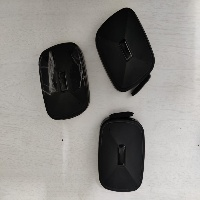
#> input picture images/devices_small.jpg, 200 x 200 px
$ jupyter execute 6_edge_detection.ipynb   (shell and % lines are left out)   (older library calls are emulated)
#> lines starting #> are read from the running program, lines starting #| are printed output that depends on the picture; after the words box and inside, x2 and y2 are one past the last pixel; in counts of white or black regions, pixels touching at a corner belong together
**Edge Detection with OpenCV**

Here we will cover the following topics related to edge detection with OpenCV

1. Laplacian edge detection
2. Sobel edge detection
3. Canny edge detection
4. Contour identification
5. Bounding box creation

Edge detection is needed to detect objects in a picture. An edge is mathematically defined as a distinct change in pixel value.

Note the edge can be identified by derivatives

The first derivative or slope will have the highest value at the point of the edge. Sobel Filters use this concept to identify edges.

The second derivative will be 0 at the edge. Laplacian uses the second derivative to identify the edge.

[cell 1]
import numpy as np
import cv2 as cv2


import matplotlib as mpl
import matplotlib.pyplot as plt
mpl.rc('axes', labelsize=14)
mpl.rc('xtick', labelsize=12)
mpl.rc('ytick', labelsize=12)

#Routine to fix
def fixColor(image):
    return(cv2.cvtColor(image, cv2.COLOR_BGR2RGB))

[cell 2]
image = cv2.imread("images/devices_small.jpg")
#> image is the input picture: shape (200, 200, 3); mean B, G, R 137, 140.6, 142.9
image = cv2.cvtColor(image, cv2.COLOR_BGR2GRAY)
#> image: shape (200, 200)

plt.imshow(fixColor(image))

### Laplacian

The Laplacian involves calculating the double derivative of pixel values. In an ideal scenario the edge the first derivative is highest and the second derivative is 0. This is the fundamental idea behind Laplacian edge detection.

The laplacian use a 64 bit float representation as opposed to an 8-bit representation used for images before. This is because edges definations can be +ve (black-white) and -ve (white-black). 8-bit representation is no longer sufficient.

[cell 3]
lap = cv2.Laplacian(image, cv2.CV_64F)
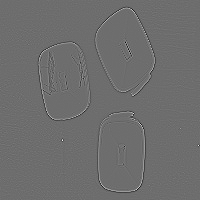
#> lap: shape (200, 200) float64; min -401, max 529, mean 0; drawn with min black and max white
lap = np.uint8(np.absolute(lap))
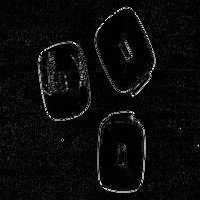
#> lap: shape (200, 200); min 0, max 255, mean 11.7
plt.imshow(fixColor(lap))

### Sobel

Sobel filters involve a matrix convolution that gives the approximate derivative and therefore gradient. These filters are applied both horizontally and vertically.

[cell 4]
sobelX = cv2.Sobel(image, cv2.CV_64F, 1, 0)
sobelY = cv2.Sobel(image, cv2.CV_64F, 0, 1)
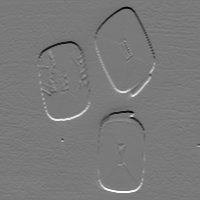
#> sobelY: shape (200, 200) float64; min -654, max 717, mean 1.7; drawn with min black and max white
sobelX = np.uint8(np.absolute(sobelX))
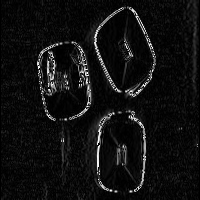
#> sobelX: shape (200, 200); min 0, max 255, mean 16.7
sobelY = np.uint8(np.absolute(sobelY))
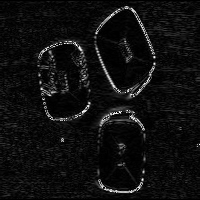
#> sobelY: shape (200, 200); min 0, max 255, mean 15.5
sobelCombined = cv2.bitwise_or(sobelX, sobelY)
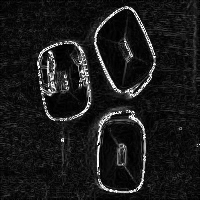
#> sobelCombined: shape (200, 200); min 0, max 255, mean 26.3
titles = ['Original Image', 'Combined',
            'Sobel X', 'Sobel Y']
images = [image, sobelCombined, sobelX, sobelY]
for i in range(4):
    plt.subplot(2,2,i+1),plt.imshow(images[i],'gray')
    plt.title(titles[i])
    plt.xticks([]),plt.yticks([])
plt.show()

[cell 5]
plt.imshow(fixColor(sobelCombined))

### Canny Edge Detector

The Canny edge detector is a multi-step process. It involves blurring the image to remove noise, computing Sobel
gradient images in the x and y direction, suppressing edges, and finally a hysteresis thresholding stage that
determines if a pixel is “edge-like” or not.

1. Gaussian blur to remove noise
2. Compute the Sobel gradients along the x (G<sub>x</sub>) and y (G<sub>y</sub>) directions. The final gradient and angle are calculated by the formulae below

3. After getting gradient magnitude and direction, a full scan of image is done to remove any unwanted pixels which may not constitute the edge. For this, at every pixel, pixel is checked if it is a local maximum in its neighborhood in the direction of gradient.
4. This stage decides which are all edges are really edges and which are not. For this, we need two threshold values, minVal and maxVal. Any edges with intensity gradient more than maxVal are sure to be edges and those below minVal are sure to be non-edges, so discarded. Those who lie between these two thresholds are classified edges or non-edges based on their connectivity. If they are connected to "sure-edge" pixels, they are considered to be part of edges. Otherwise, they are also discarded. See the image below:

The edge A is above the maxVal, so considered as "sure-edge". Although edge C is below maxVal, it is connected to edge A, so that also considered as valid edge and we get that full curve. But edge B, although it is above minVal and is in same region as that of edge C, it is not connected to any "sure-edge", so that is discarded. So it is very important that we have to select minVal and maxVal accordingly to get the correct result.

This stage also removes small pixels noises on the assumption that edges are long lines.

[cell 6]
image = cv2.imread("images/devices_small.jpg")
gray = cv2.cvtColor(image, cv2.COLOR_BGR2GRAY)
blurred = cv2.GaussianBlur(gray, (5, 5), 0)
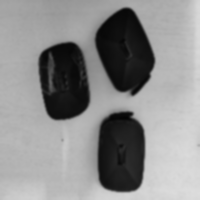
#> blurred: shape (200, 200); min 5, max 221, mean 140.8
plt.imshow(fixColor(blurred))

[cell 7]
canny = cv2.Canny(blurred, 30, 300)
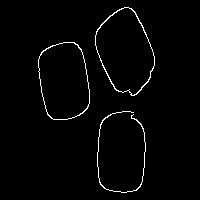
#> canny: shape (200, 200); 1.9% white in thin lines or dots, all inside (x1, y1, x2, y2) = (38, 7, 155, 193)
plt.imshow(fixColor(canny))

[cell 8]
(cnts, _) = cv2.findContours(canny.copy(), cv2.RETR_EXTERNAL, cv2.CHAIN_APPROX_SIMPLE)
#> cnts = 3 contours; box (x1, y1, x2, y2) and area: (95, 7, 155, 96) 3592, (38, 42, 90, 120) 3219, (97, 111, 146, 193) 29

[cell 9]
coins = image.copy()

[cell 10]
cv2.drawContours(coins, cnts, -1, (255, 0, 0), 2)
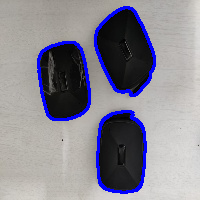
#> coins: shape (200, 200, 3); 5.7% of pixels changed, all inside (x1, y1, x2, y2) = (37, 6, 156, 194)

[cell 11]
plt.imshow(fixColor(coins))

You can also add a bounding box around each contour by using the bounding rect function.

[cell 12]
for cnt in cnts:
    x,y,w,h = cv2.boundingRect(cnt)
    cv2.rectangle(coins,(x,y),(x+w,y+h),(0,255,0),2)
#> this loop made 3 passes
#> (x, y, w, h) on passes 1 to 3: (97, 111, 49, 82), (38, 42, 52, 78), (95, 7, 60, 89)
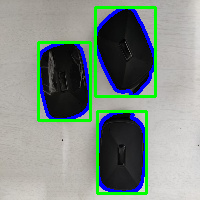
#> coins: shape (200, 200, 3); 6.12% of pixels changed, all inside (x1, y1, x2, y2) = (37, 6, 157, 195)

plt.imshow(fixColor(coins))
